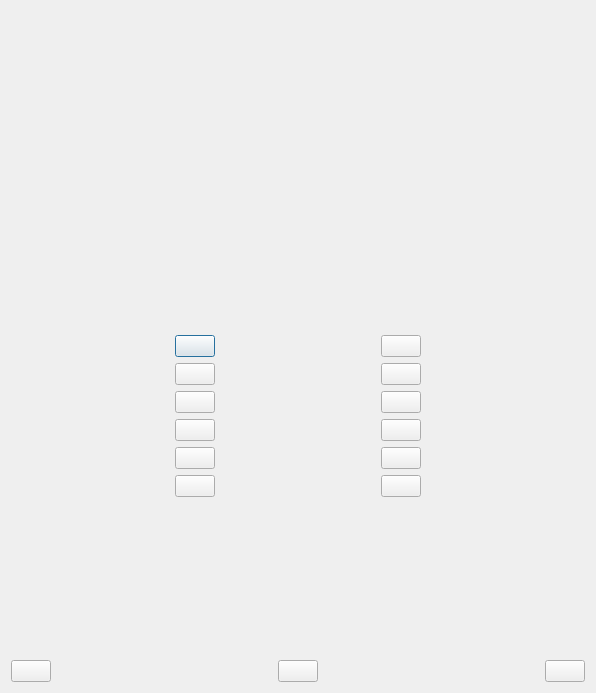
<?xml version="1.0" encoding="UTF-8"?>
<ui version="4.0">
 <class>trainingQuiz</class>
 <widget class="QDialog" name="trainingQuiz">
  <property name="geometry">
   <rect>
    <x>0</x>
    <y>0</y>
    <width>596</width>
    <height>693</height>
   </rect>
  </property>
  <property name="windowTitle">
   <string>Training</string>
  </property>
  <property name="autoFillBackground">
   <bool>true</bool>
  </property>
  <layout class="QVBoxLayout" name="verticalLayout_3">
   <item>
    <layout class="QHBoxLayout" name="horizontalLayout_3">
     <item>
      <spacer name="horizontalSpacer_23">
       <property name="orientation">
        <enum>Qt::Horizontal</enum>
       </property>
       <property name="sizeHint" stdset="0">
        <size>
         <width>40</width>
         <height>20</height>
        </size>
       </property>
      </spacer>
     </item>
     <item>
      <widget class="QLabel" name="label_5">
       <property name="text">
        <string/>
       </property>
      </widget>
     </item>
    </layout>
   </item>
   <item>
    <layout class="QHBoxLayout" name="horizontalLayout_4">
     <item>
      <spacer name="horizontalSpacer_2">
       <property name="orientation">
        <enum>Qt::Horizontal</enum>
       </property>
       <property name="sizeHint" stdset="0">
        <size>
         <width>40</width>
         <height>20</height>
        </size>
       </property>
      </spacer>
     </item>
     <item>
      <widget class="QLabel" name="label_6">
       <property name="text">
        <string/>
       </property>
      </widget>
     </item>
    </layout>
   </item>
   <item>
    <widget class="QStackedWidget" name="stackedWidget_2">
     <property name="currentIndex">
      <number>0</number>
     </property>
     <widget class="QWidget" name="page_3">
      <layout class="QVBoxLayout" name="verticalLayout_2">
       <item>
        <spacer name="verticalSpacer_4">
         <property name="orientation">
          <enum>Qt::Vertical</enum>
         </property>
         <property name="sizeHint" stdset="0">
          <size>
           <width>17</width>
           <height>13</height>
          </size>
         </property>
        </spacer>
       </item>
       <item>
        <widget class="QLabel" name="label">
         <property name="text">
          <string>&lt;html&gt;&lt;head/&gt;&lt;body&gt;&lt;p&gt;&lt;br/&gt;&lt;/p&gt;&lt;/body&gt;&lt;/html&gt;</string>
         </property>
        </widget>
       </item>
       <item>
        <spacer name="verticalSpacer_3">
         <property name="orientation">
          <enum>Qt::Vertical</enum>
         </property>
         <property name="sizeHint" stdset="0">
          <size>
           <width>17</width>
           <height>17</height>
          </size>
         </property>
        </spacer>
       </item>
       <item>
        <layout class="QGridLayout" name="gridLayout">
         <item row="0" column="0">
          <spacer name="horizontalSpacer_5">
           <property name="orientation">
            <enum>Qt::Horizontal</enum>
           </property>
           <property name="sizeHint" stdset="0">
            <size>
             <width>40</width>
             <height>20</height>
            </size>
           </property>
          </spacer>
         </item>
         <item row="0" column="1">
          <widget class="QPushButton" name="pushButton">
           <property name="styleSheet">
            <string notr="true"/>
           </property>
           <property name="text">
            <string/>
           </property>
          </widget>
         </item>
         <item row="0" column="2" rowspan="6">
          <widget class="QStackedWidget" name="stackedWidget">
           <property name="currentIndex">
            <number>0</number>
           </property>
           <widget class="QWidget" name="page"/>
           <widget class="QWidget" name="page_2">
            <layout class="QVBoxLayout" name="verticalLayout_5"/>
           </widget>
          </widget>
         </item>
         <item row="0" column="3">
          <widget class="QPushButton" name="pushButton_2">
           <property name="styleSheet">
            <string notr="true"/>
           </property>
           <property name="text">
            <string/>
           </property>
          </widget>
         </item>
         <item row="0" column="4">
          <spacer name="horizontalSpacer_9">
           <property name="orientation">
            <enum>Qt::Horizontal</enum>
           </property>
           <property name="sizeHint" stdset="0">
            <size>
             <width>40</width>
             <height>20</height>
            </size>
           </property>
          </spacer>
         </item>
         <item row="1" column="0">
          <spacer name="horizontalSpacer_6">
           <property name="orientation">
            <enum>Qt::Horizontal</enum>
           </property>
           <property name="sizeHint" stdset="0">
            <size>
             <width>40</width>
             <height>20</height>
            </size>
           </property>
          </spacer>
         </item>
         <item row="1" column="1">
          <widget class="QPushButton" name="pushButton_3">
           <property name="text">
            <string/>
           </property>
          </widget>
         </item>
         <item row="1" column="3">
          <widget class="QPushButton" name="pushButton_4">
           <property name="text">
            <string/>
           </property>
          </widget>
         </item>
         <item row="1" column="4">
          <spacer name="horizontalSpacer_10">
           <property name="orientation">
            <enum>Qt::Horizontal</enum>
           </property>
           <property name="sizeHint" stdset="0">
            <size>
             <width>40</width>
             <height>20</height>
            </size>
           </property>
          </spacer>
         </item>
         <item row="2" column="0">
          <spacer name="horizontalSpacer_11">
           <property name="orientation">
            <enum>Qt::Horizontal</enum>
           </property>
           <property name="sizeHint" stdset="0">
            <size>
             <width>40</width>
             <height>20</height>
            </size>
           </property>
          </spacer>
         </item>
         <item row="2" column="1">
          <widget class="QPushButton" name="pushButton_5">
           <property name="styleSheet">
            <string notr="true"/>
           </property>
           <property name="text">
            <string/>
           </property>
          </widget>
         </item>
         <item row="2" column="3">
          <widget class="QPushButton" name="pushButton_6">
           <property name="styleSheet">
            <string notr="true"/>
           </property>
           <property name="text">
            <string/>
           </property>
          </widget>
         </item>
         <item row="2" column="4">
          <spacer name="horizontalSpacer_16">
           <property name="orientation">
            <enum>Qt::Horizontal</enum>
           </property>
           <property name="sizeHint" stdset="0">
            <size>
             <width>40</width>
             <height>20</height>
            </size>
           </property>
          </spacer>
         </item>
         <item row="3" column="0">
          <spacer name="horizontalSpacer_14">
           <property name="orientation">
            <enum>Qt::Horizontal</enum>
           </property>
           <property name="sizeHint" stdset="0">
            <size>
             <width>40</width>
             <height>20</height>
            </size>
           </property>
          </spacer>
         </item>
         <item row="3" column="1">
          <widget class="QPushButton" name="pushButton_7">
           <property name="text">
            <string/>
           </property>
          </widget>
         </item>
         <item row="3" column="3">
          <widget class="QPushButton" name="pushButton_8">
           <property name="text">
            <string/>
           </property>
          </widget>
         </item>
         <item row="3" column="4">
          <spacer name="horizontalSpacer_13">
           <property name="orientation">
            <enum>Qt::Horizontal</enum>
           </property>
           <property name="sizeHint" stdset="0">
            <size>
             <width>40</width>
             <height>20</height>
            </size>
           </property>
          </spacer>
         </item>
         <item row="4" column="0">
          <spacer name="horizontalSpacer_17">
           <property name="orientation">
            <enum>Qt::Horizontal</enum>
           </property>
           <property name="sizeHint" stdset="0">
            <size>
             <width>40</width>
             <height>20</height>
            </size>
           </property>
          </spacer>
         </item>
         <item row="4" column="1">
          <widget class="QPushButton" name="pushButton_9">
           <property name="styleSheet">
            <string notr="true"/>
           </property>
           <property name="text">
            <string/>
           </property>
          </widget>
         </item>
         <item row="4" column="3">
          <widget class="QPushButton" name="pushButton_10">
           <property name="styleSheet">
            <string notr="true"/>
           </property>
           <property name="text">
            <string/>
           </property>
          </widget>
         </item>
         <item row="4" column="4">
          <spacer name="horizontalSpacer_22">
           <property name="orientation">
            <enum>Qt::Horizontal</enum>
           </property>
           <property name="sizeHint" stdset="0">
            <size>
             <width>40</width>
             <height>20</height>
            </size>
           </property>
          </spacer>
         </item>
         <item row="5" column="0">
          <spacer name="horizontalSpacer_20">
           <property name="orientation">
            <enum>Qt::Horizontal</enum>
           </property>
           <property name="sizeHint" stdset="0">
            <size>
             <width>40</width>
             <height>20</height>
            </size>
           </property>
          </spacer>
         </item>
         <item row="5" column="1">
          <widget class="QPushButton" name="pushButton_11">
           <property name="text">
            <string/>
           </property>
          </widget>
         </item>
         <item row="5" column="3">
          <widget class="QPushButton" name="pushButton_12">
           <property name="text">
            <string/>
           </property>
          </widget>
         </item>
         <item row="5" column="4">
          <spacer name="horizontalSpacer_19">
           <property name="orientation">
            <enum>Qt::Horizontal</enum>
           </property>
           <property name="sizeHint" stdset="0">
            <size>
             <width>40</width>
             <height>20</height>
            </size>
           </property>
          </spacer>
         </item>
        </layout>
       </item>
      </layout>
     </widget>
     <widget class="QWidget" name="page_4">
      <layout class="QHBoxLayout" name="horizontalLayout_17">
       <item>
        <widget class="QLabel" name="labelGap">
         <property name="text">
          <string>TextLabel</string>
         </property>
         <property name="wordWrap">
          <bool>true</bool>
         </property>
        </widget>
       </item>
       <item>
        <spacer name="horizontalSpacer_7">
         <property name="orientation">
          <enum>Qt::Horizontal</enum>
         </property>
         <property name="sizeHint" stdset="0">
          <size>
           <width>244</width>
           <height>20</height>
          </size>
         </property>
        </spacer>
       </item>
       <item>
        <widget class="Line" name="line">
         <property name="orientation">
          <enum>Qt::Vertical</enum>
         </property>
        </widget>
       </item>
       <item>
        <layout class="QVBoxLayout" name="verticalLayout_4">
         <item>
          <spacer name="verticalSpacer">
           <property name="orientation">
            <enum>Qt::Vertical</enum>
           </property>
           <property name="sizeHint" stdset="0">
            <size>
             <width>20</width>
             <height>40</height>
            </size>
           </property>
          </spacer>
         </item>
         <item>
          <layout class="QHBoxLayout" name="horizontalLayout_5">
           <item>
            <widget class="QLabel" name="editLabel">
             <property name="text">
              <string>1</string>
             </property>
            </widget>
           </item>
           <item>
            <widget class="QLineEdit" name="lineEditGap">
             <property name="minimumSize">
              <size>
               <width>150</width>
               <height>0</height>
              </size>
             </property>
             <property name="maximumSize">
              <size>
               <width>150</width>
               <height>16777215</height>
              </size>
             </property>
            </widget>
           </item>
          </layout>
         </item>
         <item>
          <layout class="QHBoxLayout" name="horizontalLayout_6">
           <item>
            <widget class="QLabel" name="editLabel_2">
             <property name="text">
              <string>2</string>
             </property>
            </widget>
           </item>
           <item>
            <widget class="QLineEdit" name="lineEditGap_2">
             <property name="minimumSize">
              <size>
               <width>150</width>
               <height>0</height>
              </size>
             </property>
             <property name="maximumSize">
              <size>
               <width>150</width>
               <height>16777215</height>
              </size>
             </property>
            </widget>
           </item>
          </layout>
         </item>
         <item>
          <layout class="QHBoxLayout" name="horizontalLayout_7">
           <item>
            <widget class="QLabel" name="editLabel_3">
             <property name="text">
              <string>3</string>
             </property>
            </widget>
           </item>
           <item>
            <widget class="QLineEdit" name="lineEditGap_3">
             <property name="minimumSize">
              <size>
               <width>150</width>
               <height>0</height>
              </size>
             </property>
             <property name="maximumSize">
              <size>
               <width>150</width>
               <height>16777215</height>
              </size>
             </property>
            </widget>
           </item>
          </layout>
         </item>
         <item>
          <layout class="QHBoxLayout" name="horizontalLayout_8">
           <item>
            <widget class="QLabel" name="editLabel_4">
             <property name="text">
              <string>4</string>
             </property>
            </widget>
           </item>
           <item>
            <widget class="QLineEdit" name="lineEditGap_4">
             <property name="minimumSize">
              <size>
               <width>150</width>
               <height>0</height>
              </size>
             </property>
             <property name="maximumSize">
              <size>
               <width>150</width>
               <height>16777215</height>
              </size>
             </property>
            </widget>
           </item>
          </layout>
         </item>
         <item>
          <layout class="QHBoxLayout" name="horizontalLayout_9">
           <item>
            <widget class="QLabel" name="editLabel_5">
             <property name="text">
              <string>5</string>
             </property>
            </widget>
           </item>
           <item>
            <widget class="QLineEdit" name="lineEditGap_5">
             <property name="minimumSize">
              <size>
               <width>150</width>
               <height>0</height>
              </size>
             </property>
             <property name="maximumSize">
              <size>
               <width>150</width>
               <height>16777215</height>
              </size>
             </property>
            </widget>
           </item>
          </layout>
         </item>
         <item>
          <layout class="QHBoxLayout" name="horizontalLayout_10">
           <item>
            <widget class="QLabel" name="editLabel_6">
             <property name="text">
              <string>6</string>
             </property>
            </widget>
           </item>
           <item>
            <widget class="QLineEdit" name="lineEditGap_6">
             <property name="minimumSize">
              <size>
               <width>150</width>
               <height>0</height>
              </size>
             </property>
             <property name="maximumSize">
              <size>
               <width>150</width>
               <height>16777215</height>
              </size>
             </property>
            </widget>
           </item>
          </layout>
         </item>
         <item>
          <layout class="QHBoxLayout" name="horizontalLayout_11">
           <item>
            <widget class="QLabel" name="editLabel_7">
             <property name="text">
              <string>7</string>
             </property>
            </widget>
           </item>
           <item>
            <widget class="QLineEdit" name="lineEditGap_7">
             <property name="minimumSize">
              <size>
               <width>150</width>
               <height>0</height>
              </size>
             </property>
             <property name="maximumSize">
              <size>
               <width>150</width>
               <height>16777215</height>
              </size>
             </property>
            </widget>
           </item>
          </layout>
         </item>
         <item>
          <layout class="QHBoxLayout" name="horizontalLayout_12">
           <item>
            <widget class="QLabel" name="editLabel_8">
             <property name="text">
              <string>8</string>
             </property>
            </widget>
           </item>
           <item>
            <widget class="QLineEdit" name="lineEditGap_8">
             <property name="minimumSize">
              <size>
               <width>150</width>
               <height>0</height>
              </size>
             </property>
             <property name="maximumSize">
              <size>
               <width>150</width>
               <height>16777215</height>
              </size>
             </property>
            </widget>
           </item>
          </layout>
         </item>
         <item>
          <layout class="QHBoxLayout" name="horizontalLayout_13">
           <item>
            <widget class="QLabel" name="editLabel_9">
             <property name="text">
              <string>9</string>
             </property>
            </widget>
           </item>
           <item>
            <widget class="QLineEdit" name="lineEditGap_9">
             <property name="minimumSize">
              <size>
               <width>150</width>
               <height>0</height>
              </size>
             </property>
             <property name="maximumSize">
              <size>
               <width>150</width>
               <height>16777215</height>
              </size>
             </property>
            </widget>
           </item>
          </layout>
         </item>
         <item>
          <layout class="QHBoxLayout" name="horizontalLayout_14">
           <item>
            <widget class="QLabel" name="editLabel_10">
             <property name="text">
              <string>10</string>
             </property>
            </widget>
           </item>
           <item>
            <widget class="QLineEdit" name="lineEditGap_10">
             <property name="minimumSize">
              <size>
               <width>150</width>
               <height>0</height>
              </size>
             </property>
             <property name="maximumSize">
              <size>
               <width>150</width>
               <height>16777215</height>
              </size>
             </property>
            </widget>
           </item>
          </layout>
         </item>
         <item>
          <layout class="QHBoxLayout" name="horizontalLayout_15">
           <item>
            <widget class="QLabel" name="editLabel_11">
             <property name="text">
              <string>11</string>
             </property>
            </widget>
           </item>
           <item>
            <widget class="QLineEdit" name="lineEditGap_11">
             <property name="minimumSize">
              <size>
               <width>150</width>
               <height>0</height>
              </size>
             </property>
             <property name="maximumSize">
              <size>
               <width>150</width>
               <height>16777215</height>
              </size>
             </property>
            </widget>
           </item>
          </layout>
         </item>
         <item>
          <layout class="QHBoxLayout" name="horizontalLayout_16">
           <item>
            <widget class="QLabel" name="editLabel_12">
             <property name="text">
              <string>12</string>
             </property>
            </widget>
           </item>
           <item>
            <widget class="QLineEdit" name="lineEditGap_12">
             <property name="minimumSize">
              <size>
               <width>150</width>
               <height>0</height>
              </size>
             </property>
             <property name="maximumSize">
              <size>
               <width>150</width>
               <height>16777215</height>
              </size>
             </property>
            </widget>
           </item>
          </layout>
         </item>
         <item>
          <spacer name="verticalSpacer_5">
           <property name="orientation">
            <enum>Qt::Vertical</enum>
           </property>
           <property name="sizeHint" stdset="0">
            <size>
             <width>20</width>
             <height>40</height>
            </size>
           </property>
          </spacer>
         </item>
        </layout>
       </item>
      </layout>
     </widget>
    </widget>
   </item>
   <item>
    <layout class="QVBoxLayout" name="verticalLayout">
     <property name="leftMargin">
      <number>0</number>
     </property>
     <property name="topMargin">
      <number>20</number>
     </property>
     <property name="bottomMargin">
      <number>20</number>
     </property>
     <item>
      <widget class="QLabel" name="label_2">
       <property name="minimumSize">
        <size>
         <width>0</width>
         <height>30</height>
        </size>
       </property>
       <property name="autoFillBackground">
        <bool>false</bool>
       </property>
       <property name="text">
        <string/>
       </property>
      </widget>
     </item>
     <item>
      <widget class="QLabel" name="label_3">
       <property name="minimumSize">
        <size>
         <width>0</width>
         <height>30</height>
        </size>
       </property>
       <property name="text">
        <string/>
       </property>
      </widget>
     </item>
     <item>
      <widget class="QLabel" name="label_4">
       <property name="minimumSize">
        <size>
         <width>0</width>
         <height>30</height>
        </size>
       </property>
       <property name="text">
        <string/>
       </property>
      </widget>
     </item>
    </layout>
   </item>
   <item>
    <layout class="QHBoxLayout" name="horizontalLayout_2">
     <item>
      <widget class="QPushButton" name="pushButton_14">
       <property name="text">
        <string/>
       </property>
      </widget>
     </item>
     <item>
      <spacer name="horizontalSpacer">
       <property name="orientation">
        <enum>Qt::Horizontal</enum>
       </property>
       <property name="sizeHint" stdset="0">
        <size>
         <width>40</width>
         <height>20</height>
        </size>
       </property>
      </spacer>
     </item>
     <item>
      <widget class="QPushButton" name="pushButton_13">
       <property name="text">
        <string/>
       </property>
      </widget>
     </item>
     <item>
      <spacer name="horizontalSpacer_4">
       <property name="orientation">
        <enum>Qt::Horizontal</enum>
       </property>
       <property name="sizeHint" stdset="0">
        <size>
         <width>40</width>
         <height>20</height>
        </size>
       </property>
      </spacer>
     </item>
     <item>
      <widget class="QPushButton" name="pushButton_16">
       <property name="text">
        <string/>
       </property>
      </widget>
     </item>
    </layout>
   </item>
  </layout>
 </widget>
 <resources>
  <include location="resources.qrc"/>
 </resources>
 <connections/>
</ui>
